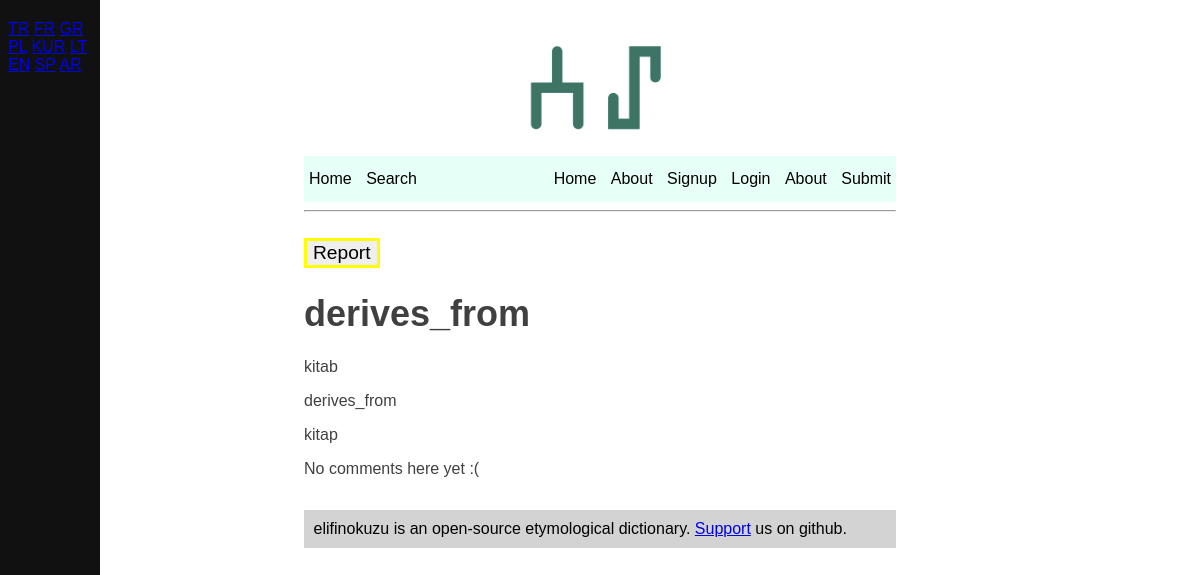
Page /edges/2/ on the committed database.
### dictionary/models.py (models this page shows, shortened)
class Edge(models.Model):
    user = models.ForeignKey(
        settings.AUTH_USER_MODEL,
        null=True,
        on_delete=models.CASCADE,
    )
    source = models.ForeignKey(
        Node,
        related_name='incoming',
        on_delete=models.CASCADE,
    )
    destination = models.ForeignKey(
        Node,
        related_name='outgoing',
        on_delete=models.CASCADE,
    )
    is_directed = models.BooleanField()
    resource = models.CharField(
        max_length=255,
        blank=True,
        null=True,
    )
    type_of_edge = models.CharField(
        max_length=255,
        choices=EDGE_TYPE_CHOICES
    )

class Node(models.Model):
    user = models.ForeignKey(
        settings.AUTH_USER_MODEL,
        null=True,
        on_delete=models.CASCADE,
    )
    name = models.CharField(max_length=255, unique=True)
    language = models.CharField(
        max_length=255,
        choices=LANGUAGE_CHOICES
    )
    def __str__(self):
        return self.name

### dictionary/views.py (the view)
# urls.py: path('edges/<int:id>/', dictionary_views.edge_detail, name='edge_detail'),
def edge_detail(request, id):
    edge = Edge.objects.get(id=id)
    return render(request, 'edge_detail.html', {
        'edge': edge,
        'edge.source': edge.source,
        'edge.destination': edge.destination,
        'edge.type_of_edge': edge.type_of_edge,
        'title': 'Öküzün Elifi: %s' % edge.type_of_edge,
    })

### templates/edge_detail.html (shortened to what this page needs)
{% extends "base.html" %}
{% load i18n %}
{% block content %}
<form action="/report">
      <input type="submit" class="report_button" value="Report" />
  </form>
	<h1>{{ edge.type_of_edge }}</h1>
	<p>{{ edge.source }}</p>
	<p>{{ edge.type_of_edge }}</p>
	<p>{{ edge.destination }}</p>
{% for comment in edge.comments_edge.all %}
    <div>
        <h4><strong>{{ comment.user }}:</strong></h4>
        <p>{{ comment.text }}</p>
        <h5>{{ comment.created_date|date:"d M, Y" }}</h5>
    </div>
<hr>
{% empty %}
    <p>No comments here yet :(</p>
{% endfor %}
{% endblock %}

### static/layout/styles/base.css (style rules this page uses)
body { font-family: helvetica, sans-serif; font-size: 1em; }
input { font-size: 1.2em; border: 3px solid yellow; outline: none; margin: 2px 0; }
*, *:after, *:before { box-sizing: border-box; }
h1 { font-size: 36px; line-height: 40px; }

### rows in the picture
Edge: type_of_edge "derives_from", source "kitab", destination "kitap"
